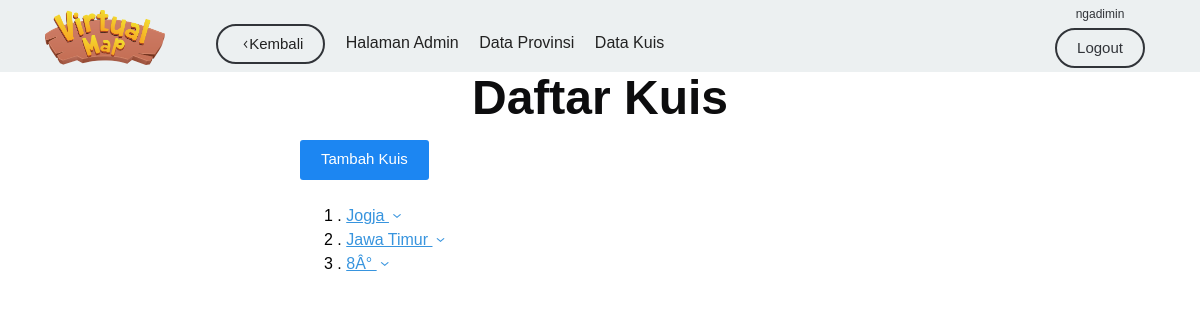
Screenshot of /daftarkuis.php (signed in) with the database file from the repository.
### tables this page shows
CREATE TABLE `kuis` (
  `id` int(11) NOT NULL,
  `nama` varchar(50) NOT NULL
);

### daftarkuis.php (the view, shortened to what this page needs)
<?php
include "koneksi.php";
?>
<!DOCTYPE html>
<html>
<head>
    <link rel="stylesheet" href="css/kube.css">
    <link rel="stylesheet" href="css/medajar.css">
</head>
<body>
<?php
    include 'kepala.php';
?>
    <div id="main">
    	<div class="row align-center">
    		<div class="col-6">
    			<div class="text-center">
    				<h1>Daftar Kuis</h1>
    			</div>
                <div>
                    <a href="entry_kuis.php" class="button">Tambah Kuis</a>
                </div>
                <br>
                 <?php
                $sql = "select * from kuis";
                $hasil = mysqli_query ($koneksi,$sql) or die ("Gagal Akses");
                $no=1;
                ?>
    			<div>
                    <ul style="list-style-type: none; color: #000;">
                <?php while ($row = mysqli_fetch_array ($hasil)){
                    ?>
                        <li data-component="collapse" ><?php echo $no; ?> .
                            <a href="<?php echo "#kuis".$no;?>" class="collapse-toggle"> <?php echo $row['nama']; ?>
                            <span class="caret down"></span>
                            </a>
                        </li>
                <?php $no++;} ?>
                     </ul>
    			</div>
    		</div>
    	</div>
    </div>
</body>
</html>

### css/kube.css (style rules this page uses)
html { box-sizing: border-box; }
*, *:before, *:after { box-sizing: inherit; }
* { margin: 0; padding: 0; outline: 0; -webkit-overflow-scrolling: touch; }
html, body { font-size: 16px; line-height: 24px; }
body { font-family: Arial, "Helvetica Neue", Helvetica, sans-serif; color: #313439; background-color: transparent; }
a { color: #3794de; }
h1.title, h1, h2, h3, h4, h5, h6 { font-family: Arial, "Helvetica Neue", Helvetica, sans-serif; font-weight: bold; color: #0d0d0e; text-rendering: optimizeLegibility; margin-bottom: 16px; }
h1, .h1 { font-size: 48px; line-height: 52px; }
ul, ul ul, ul ol, ol, ol ul, ol ol { margin: 0 0 0 24px; }
p, blockquote, hr, pre, ol, ul, dl, table, fieldset, figure, address, form { margin-bottom: 16px; }
.text-center { text-align: center; }
.row { display: flex; flex-direction: row; flex-wrap: wrap; }
.col-6 { width: 50%; }
button, .button { font-family: Arial, "Helvetica Neue", Helvetica, sans-serif; font-size: 15px; color: #fff; background-color: #1c86f2; border-radius: 3px; min-height: 40px; padding: 8px 20px; font-weight: 500; text-decoration: none; cursor: pointer; display: inline-block; line-height: 20px; border: 1px solid transparent; vertical-align: middle; -webkit-appearance: none; }
[class^="kube-"], [class*=" kube-"], .close, .caret { font-family: 'Kube' !important; speak: none; font-style: normal; font-weight: normal; font-variant: normal; text-transform: none; line-height: 1; -webkit-font-smoothing: antialiased; -moz-osx-font-smoothing: grayscale; }
.caret.down:before, .kube-caret-down:before { content: "\e901"; }
.align-center { justify-content: center; }
.caret { display: inline-block; }

### css/medajar.css (style rules this page uses)
html { min-height: 100%; }
body { cursor: url(../img/arrow.png),auto; }
#info_lain h4,ul { color: #f2f20d; }

### rows the page displays
kuis: nama "Jogja"
kuis: nama "Jawa Timur"
kuis: nama "8Â°"

### other values shown
$_SESSION["user"] "ngadimin"
